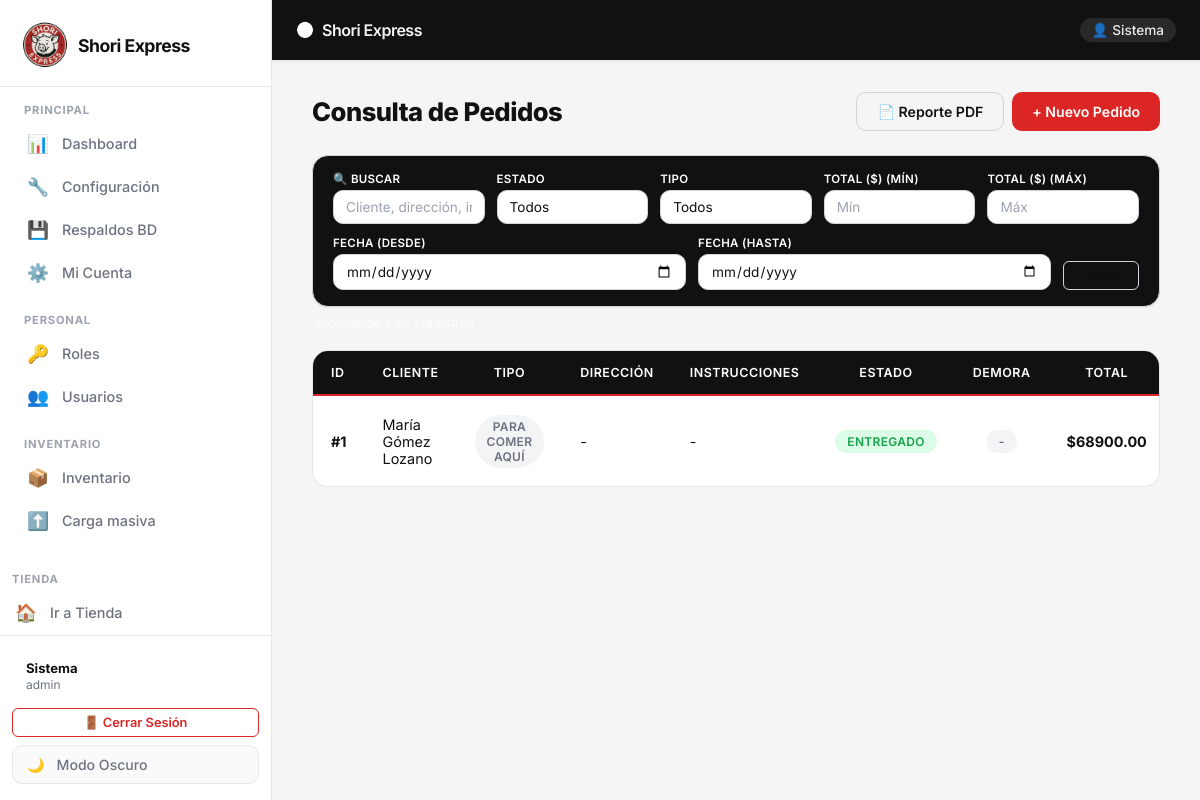
The app's page /pedidos/ (signed in) with its own data.
### usuario/models.py (models this page shows, shortened)
class Usuario(models.Model):
    TIPO_DOC_CHOICES = [
        ('CC', 'Cédula de Ciudadanía'),
        ('TI', 'Tarjeta de Identidad'),
        ('CE', 'Cédula de Extranjería'),
        ('PEP', 'Permiso Especial de Permanencia'),
    ]
    ESTADO_CHOICES = [
        ('activo', 'Activo'),
        ('inactivo', 'Inactivo'),
    ]
    tipo_documento = models.CharField(max_length=10, choices=TIPO_DOC_CHOICES, default='CC')
    documento = models.CharField(max_length=15, unique=True)
    primer_nombre = models.CharField(max_length=40)
    apellido = models.CharField(max_length=40)
    correo = models.EmailField(max_length=100, unique=True)
    telefono = models.CharField(max_length=20, null=True, blank=True)
    direccion = models.CharField(max_length=100, blank=True)
    nombre_usuario = models.CharField(max_length=50, unique=True)
    contrasena = models.CharField(max_length=255)
    ultima_actualizacion_password = models.DateTimeField(
        auto_now_add=True,
        help_text="Fecha de última actualización de contraseña",
    )
    rol = models.ForeignKey(
        'rol.Rol',
        on_delete=models.PROTECT,
        related_name='usuarios'
    )
    puntos_acumulados = models.PositiveIntegerField(default=0)
    bonos_fidelidad = models.PositiveIntegerField(
        default=0,
        help_text="Bonos ganados (ej. compras iguales o superiores al umbral configurado)",
    )
    estado = models.CharField(max_length=10, choices=ESTADO_CHOICES, default='activo')
    fecha_registro = models.DateTimeField(auto_now_add=True)
    class Meta:
        verbose_name = "Usuario"
        verbose_name_plural = "Usuarios"
        db_table = "usuario_usuario" # Mantiene compatibilidad con tu SQL

### pedido/models.py (models this page shows, shortened)
class Pedido(models.Model):
    TIPOS_PEDIDO = [
        ('local', 'Para comer aquí'),
        ('llevar', 'Para llevar'),
        ('domicilio', 'Domicilio'),
    ]
    ESTADOS_PEDIDO = [
        ('pendiente', 'Pendiente'),
        ('preparacion', 'En Preparación'),
        ('listo', 'Listo para Entrega'),
        ('entregado', 'Entregado'),
        ('cancelado', 'Cancelado'),
    ]
    usuario = models.ForeignKey(
        Usuario,
        on_delete=models.PROTECT,
        related_name='pedidos'
    )
    fecha_pedido = models.DateTimeField(auto_now_add=True)
    tipo_pedido = models.CharField(max_length=20, choices=TIPOS_PEDIDO, default='local')
    direccion_pedido = models.CharField(max_length=255, null=True, blank=True)
    instrucciones_pedido = models.TextField(
        max_length=250,
        null=True,
        blank=True,
        help_text="Instrucciones para la preparación del pedido, por ejemplo 'sin cebolla'",
    )
    estado_pedido = models.CharField(
        max_length=20,
        choices=ESTADOS_PEDIDO,
        default='pendiente'
    )
    total_pedido = models.DecimalField(max_digits=10, decimal_places=2, default=0.00)
    usar_bonos = models.BooleanField(default=False)
    descuento_bonos = models.DecimalField(max_digits=10, decimal_places=2, default=0.00)
    fecha_entrega_estimada = models.DateTimeField(
        null=True,
        blank=True,
        help_text="Calculada al confirmar el pago (ej. hora actual + minutos de preparación)",
    )
    fecha_entrega_real = models.DateTimeField(
        null=True,
        blank=True,
        help_text="Se registra automáticamente al marcar el pedido como entregado",
    )
    class Meta:
        verbose_name = "Pedido"
        verbose_name_plural = "Pedidos"
        db_table = "pedido_pedido"

### pedido/views.py (the view, shortened to what this page needs)
# urls.py: path('', views.lista_pedidos, name='lista_pedidos'),
@admin_shori_required
@require_GET
def lista_pedidos(request):
    pedidos = list(Pedido.objects.select_related('usuario').all().order_by('-pk'))
    ahora = timezone.now()
    for p in pedidos:
        p.semaforo = None
        p.semaforo_label = ""
        ref = p.fecha_entrega_real if p.estado_pedido == "entregado" else ahora
    return render(request, 'pedido/lista_pedidos.html', {'pedidos': pedidos})

### cuentas/context_processors.py (called while the page is built)
def user_context(request):
    usuario_logueado = None
    es_admin = False
    usuario_id = request.session.get('usuario_id')
    if usuario_id:
        try:
            usuario_logueado = Usuario.objects.get(pk=usuario_id)
        except Usuario.DoesNotExist:
            request.session.flush()
        else:
            nombre_rol = ''
            if usuario_logueado.rol:
                nombre_rol = usuario_logueado.rol.nombre_rol or ''
            es_admin = nombre_rol.strip().lower() in {'admin', 'administrador', 'empleado'}
    return {
        'usuario_logueado': usuario_logueado,
        'es_admin': es_admin,
    }

### cuentas/views.py (called while the page is built)
def _session_expired(request):
    last_activity = request.session.get('last_activity')
    if not last_activity:
        return False
    try:
        last = float(last_activity)
    except (TypeError, ValueError):
        return True
    return (timezone.now().timestamp() - last) > (SESSION_TIMEOUT_MINUTES * 60)

def _actualizar_actividad_sesion(request):
    request.session['last_activity'] = timezone.now().timestamp()

def _es_rol_admin(nombre_rol):
    if not nombre_rol:
        return False
    return nombre_rol.strip().lower() in ROLES_ADMIN

def _get_usuario_sesion(request):
    usuario_id = request.session.get('usuario_id')
    if usuario_id:
        try:
            return Usuario.objects.get(pk=usuario_id)
        except Usuario.DoesNotExist:
            request.session.flush()
    return None

### producto/context_processor.py (called while the page is built)
def cart_total_amount(request):
    cart = Cart(request)
    total = 0
    for key, value in cart.cart.items():
        total += float(value["precio"]) * value["cantidad"]
    return {'cart_total_amount': total, 'cart_count': len(cart.cart)}

### pedido/templates/pedido/lista_pedidos.html (shortened to what this page needs)
{% extends 'base.html' %}
{% load static %}
{% block content %}
<div class="se-page-header">
    <h2>Consulta de Pedidos</h2>
    <div style="display:flex; gap:8px; flex-wrap:wrap;">
        <a href="{% url 'descargar_pedidos_pdf' %}" class="se-btn se-btn-outline">📄 Reporte PDF</a>
        <a href="{% url 'crear_pedido' %}" class="se-btn se-btn-primary">+ Nuevo Pedido</a>
    </div>
</div>
<div class="se-search-container" id="searchPedidos"></div>
<div class="se-table-wrapper">
    <table class="se-table" id="tablaPedidos">
        <thead>
            <tr>
                <th>ID</th>
                <th>Cliente</th>
                <th class="text-center">Tipo</th>
                <th>Dirección</th>
                <th>Instrucciones</th>
                <th class="text-center">Estado</th>
                <th class="text-center">Demora</th>
                <th class="text-center">Total</th>
            </tr>
        </thead>
        <tbody>
            {% for p in pedidos %}
            <tr>
                <td><strong>#{{ p.id }}</strong></td>
                <td>{{ p.usuario.primer_nombre }} {{ p.usuario.apellido }}</td>
                <td class="text-center">
                    {% if p.tipo_pedido == 'domicilio' %}
                        <span class="se-badge se-badge-info">Domicilio</span>
                    {% else %}
                        <span class="se-badge se-badge-neutral">{{ p.get_tipo_pedido_display }}</span>
                    {% endif %}
                </td>
                <td>{{ p.direccion_pedido|default:"-" }}</td>
                <td>{{ p.instrucciones_pedido|default:"-" }}</td>
                <td class="text-center">
                    <span class="se-badge
                        {% if p.estado_pedido == 'pendiente' %}se-badge-warning
                        {% elif p.estado_pedido == 'preparacion' %}se-badge-info
                        {% elif p.estado_pedido == 'listo' %}se-badge-info
                        {% elif p.estado_pedido == 'entregado' %}se-badge-success
                        {% elif p.estado_pedido == 'cancelado' %}se-badge-danger
                        {% else %}se-badge-neutral{% endif %}">
                        {{ p.get_estado_pedido_display }}
                    </span>
                </td>
                <td class="text-center">
                    {% if p.semaforo %}
                    <span class="se-badge
                        {% if p.semaforo == 'success' %}se-badge-success
                        {% elif p.semaforo == 'warning' %}se-badge-warning
                        {% elif p.semaforo == 'danger' %}se-badge-danger
                        {% else %}se-badge-neutral{% endif %}">
                        {{ p.semaforo_label }}
                    </span>
                    {% else %}
                    <span class="se-badge se-badge-neutral">-</span>
                    {% endif %}
                </td>
                <td class="text-center"><strong>${{ p.total_pedido }}</strong></td>
            </tr>
            {% empty %}
            <tr class="empty-row">
                <td colspan="10">No se encontraron pedidos registrados.</td>
            </tr>
            {% endfor %}
        </tbody>
    </table>
</div>
{% endblock %}

### templates/base.html (shortened to what this page needs)
{% load static %}
<!DOCTYPE html>
<html lang="es" data-theme="light">
<head>
    <link rel="stylesheet" href="{% static 'style.css' %}">
</head>
<body>
<aside class="se-sidebar" id="sidebar">
    <div class="se-sidebar-header">
        <a class="se-sidebar-brand" href="{% url 'home' %}">
            <img src="{% static 'IMG/SHORIp.ico' %}" alt="Shori" class="sidebar-logo">
            <span style="font-weight: 700; letter-spacing: -0.5px; font-size: 1.1rem;">Shori Express</span>
        </a>
    </div>
    <nav class="se-sidebar-nav">
        <div class="se-nav-section-label">Principal</div>
        <a class="se-sidebar-link" href="{% url 'home' %}">
            <span class="se-sidebar-icon">📊</span>
            <span>Dashboard</span>
        </a>
        <a class="se-sidebar-link" href="{% url 'ver_configuracion' %}">
            <span class="se-sidebar-icon">🔧</span>
            <span>Configuración</span>
        </a>
        <a class="se-sidebar-link" href="{% url 'lista_respaldos' %}">
            <span class="se-sidebar-icon">💾</span>
            <span>Respaldos BD</span>
        </a>
        {% if request.session.usuario_id %}
        <a class="se-sidebar-link" href="{% url 'mi_cuenta' request.session.usuario_id %}">
            <span class="se-sidebar-icon">⚙️</span>
            <span>Mi Cuenta</span>
        </a>
        {% endif %}
        <div class="se-nav-section-label">Personal</div>
        <a class="se-sidebar-link" href="{% url 'lista_roles' %}">
            <span class="se-sidebar-icon">🔑</span>
            <span>Roles</span>
        </a>
        <a class="se-sidebar-link" href="{% url 'lista_usuarios' %}">
            <span class="se-sidebar-icon">👥</span>
            <span>Usuarios</span>
        </a>
        <div class="se-nav-section-label">Inventario</div>
        <a class="se-sidebar-link" href="{% url 'lista_inventario' %}">
            <span class="se-sidebar-icon">📦</span>
            <span>Inventario</span>
        </a>
        <a class="se-sidebar-link" href="{% url 'carga_masiva' %}">
            <span class="se-sidebar-icon">⬆️</span>
            <span>Carga masiva</span>
        </a>
        <a class="se-sidebar-link" href="{% url 'lista_productos' %}">
        </a>
    </nav>
    <div class="se-nav-section-label">Tienda</div>
    <a class="se-sidebar-link" href="{% url 'landing' %}">
        <span class="se-sidebar-icon">🏠</span>
        <span>Ir a Tienda</span>
    </a>
    <div class="se-sidebar-footer">
        {% if request.session.usuario_nombre %}
        <div style="padding: 8px 14px; margin-bottom: 8px; font-size: 0.82rem; color: var(--text-secondary);">
            <strong style="color: var(--text-primary);">{{ request.session.usuario_nombre }}</strong><br>
            <span style="font-size: 0.75rem;">{{ request.session.usuario_rol|default:"Usuario" }}</span>
        </div>
        <a href="{% url 'logout' %}" class="se-btn se-btn-outline-red se-btn-sm" style="width: 100%; margin-bottom: 8px;">
            🚪 Cerrar Sesión
        </a>
        {% endif %}
        <button class="theme-toggle-sidebar" onclick="toggleTheme()" id="themeBtn" title="Cambiar tema" aria-label="Cambiar tema">
            <span id="themeIcon">🌙</span>
            <span id="themeText">Modo Oscuro</span>
        </button>
    </div>
</aside>
<header class="se-topbar">
    <a class="se-topbar-brand" href="{% url 'home' %}">
        <img src="{% static 'IMG/SHORIp.ico' %}" alt="Shori" class="topbar-logo">
        <span style="font-weight: 600; font-size: 1rem; color: rgba(255,255,255,0.95);">Shori Express</span>
    </a>
    {% if request.session.usuario_nombre %}
    <span style="color: rgba(255,255,255,0.9); font-size: 0.85rem; font-weight: 500; background: rgba(255,255,255,0.1); padding: 4px 12px; border-radius: 20px;">
        👤 {{ request.session.usuario_nombre }}
    </span>
    {% endif %}
</header>
<main class="se-main">
    {% block content %}
    {% endblock %}
</main>
</body>
</html>

### templates/base.html (style rules this page uses)
.se-sidebar-brand, .se-topbar-brand { display: flex; align-items: center; gap: 8px; }
.sidebar-logo { width: 50px; height: 50px; object-fit: contain; }
.topbar-logo { width: 18px; height: 18px; object-fit: contain; filter: brightness(0) invert(1); }

### records on screen
Usuario: session.usuario_nombre "Sistema"
Pedido: id "1", usuario.primer_nombre "María", usuario.apellido "Gómez Lozano", tipo_pedido "PARA COMER AQUÍ", direccion_pedido "-", instrucciones_pedido "-", estado_pedido "ENTREGADO", total_pedido "68900.00"

### other values on screen
{{ request.session.usuario_rol|default:"Usuario" }} "admin"
